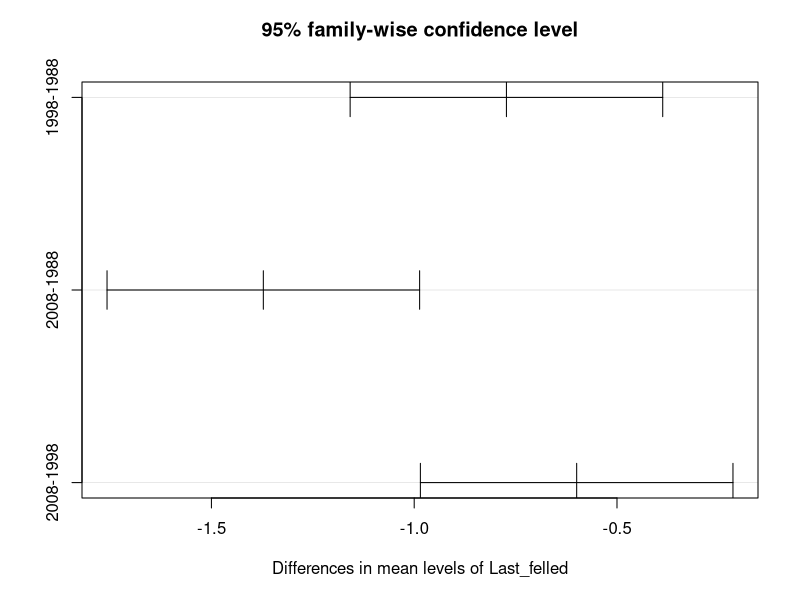
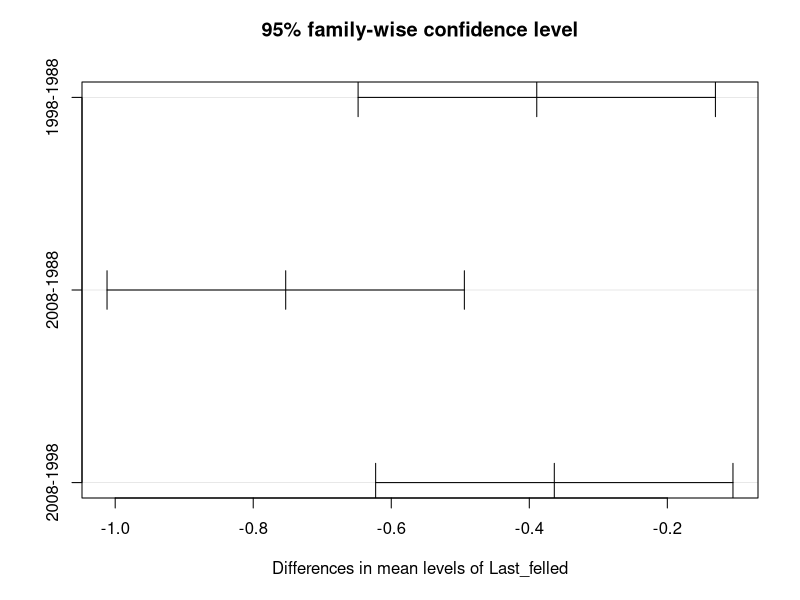
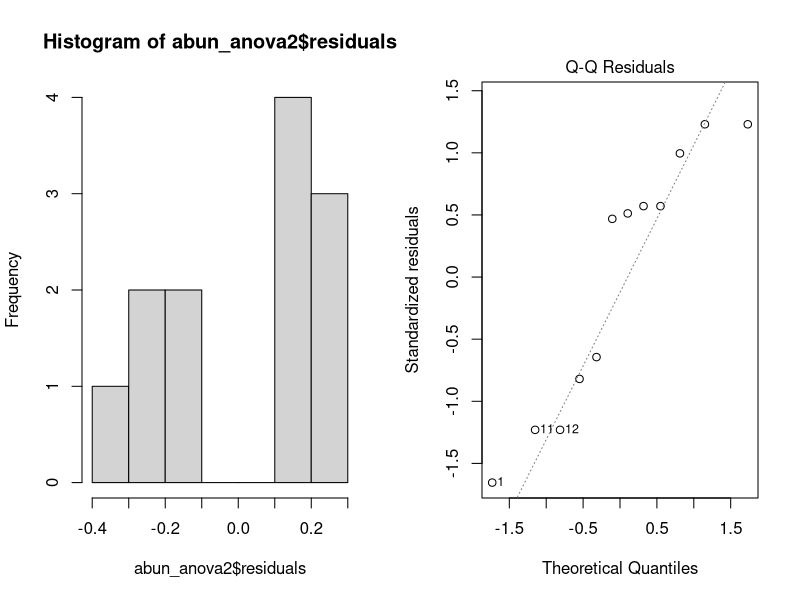
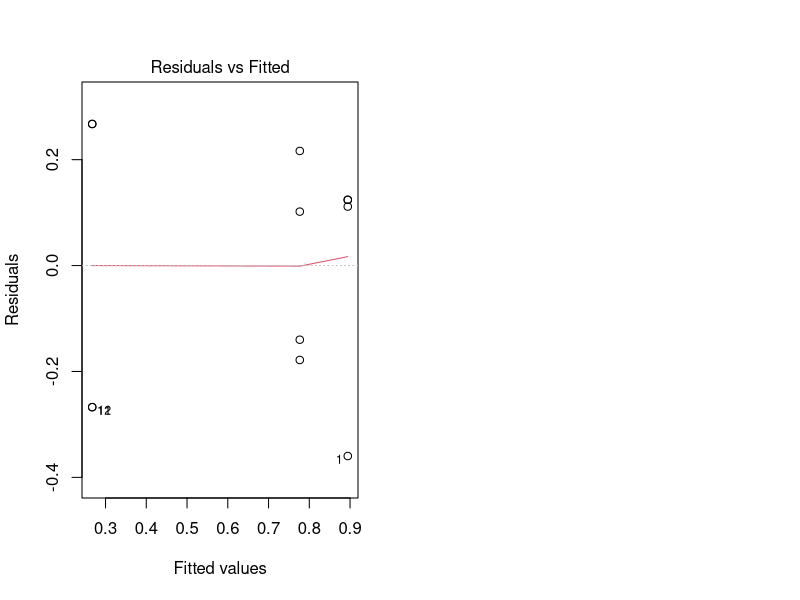

Reproduce these figures in R, in order. (Note: this script raises an error after producing the figures.)
#Laura Barraclough
#Started: 13/02/2022
#email: s1729795@ed.ac.uk

# This script aims to conduct an Analysis of Variance (ANOVA) test on hypothesis 1
# based on the script from Coding Club Tutorials and documents provided for Professional
# skills for ecologists.

# Workflow:
# 1. Load libraries and data frame
# 2. State research question and variables
# 3. State hypothesis
# 4. Data formatting
# 5. One-way ANOVA
#   (i) Mean Abundance
#   (ii) Margalef's index
#   (iii) Menhinick's index
#   (iv) Simpson's index
# 6. Check assumptions
# shapiro test


# 1. Load libraries and data frame ----
library(tidyverse)


setwd("C:/Users/lcbar/OneDrive/Documents/Dissertation_proj/undergrad_dissertation")
sum_data <- read.csv("sum_data_noants3.csv")

# 2. Research questions and variables ----
  # Research question: How do the different indices for richness
  # and evenness vary with felling year.

  # Response variable is the various richness indices
  # Explanatory variable

# 3. State hypothesis ----
  # All species richness and evenness indices will be significantly higher in 1988
  # than those in 2008. 

# 4. Data formatting ----
View(sum_data)
str(sum_data)
  #Last_felled needs to be a vector
sum_data$Last_felled <- as.factor(as.character(sum_data$Last_felled))


# 5. One-way ANOVA ----
#   (i)
abun_anova2 <- aov(Abun_per_area ~ Last_felled, data = sum_data)
summary(abun_anova2)
# this is count data so cannot be used for ANOVA. Divide by size of plot m^2

#   (ii)
marg_anova <- aov(Margalefs_RI ~ Last_felled, data = sum_data)
summary(marg_anova)
# Significant so will do a post hoc test (Tukey test)
plot(TukeyHSD(marg_anova)) #this hows that 1988 and 1998 are similar but there
# is a difference between 1988 and 2008.

#   (iii)
mehn_anova <- aov(Menhinicks_RI ~ Last_felled, data = sum_data)
summary(mehn_anova)
# Significant so will do a post hoc test (Tukey test)
plot(TukeyHSD(mehn_anova))

#   (iv)
simp_anova <- aov(Simpsons_EI ~ Last_felled, data = sum_data)
summary(simp_anova)

# 6. Check assumptions ----
  #Assumptions are: data are normally distributes, varainces are homogenous, and observations are independant
# (i) Abundance
# Checking for normality
par(mfrow = c(1,2))
hist(abun_anova2$residuals)
#residuals aren't quite normally distributed.
plot(abun_anova2, which = 2)

# Checking for homoscedasticity  (homogeneity of variances)
plot(abun_anova2, which = 1)
#data is homoscedastic

shapiro.test(sum_data2$Abun_per_area)
# W = 0.85031, p-value = 0.03704


# (ii) Margalefs
par(mfrow = c(1,2))
hist(marg_anova$residuals)
plot(marg_anova, which = 2)
#data is normally distributed but the points don't quite lie on the q-q plot line

# Checking for homoscedasticity  (homogeneity of variances)
plot(marg_anova, which = 1)
#data is homoscedastic

shapiro.test(sum_data2$Margalefs_RI)
#W = 0.87818, p-value = 0.08307

# (iii) Menhinicks
par(mfrow = c(1,2))
hist(mehn_anova$residuals)
plot(mehn_anova, which = 2)
#distribution looks slighlty skewed to the left but the qq plot looks good
# Checking for homoscedasticity  (homogeneity of variances)
plot(mehn_anova, which = 1)
#points may not be homoscedastic

shapiro.test(sum_data2$Menhinicks_RI)
#W = 0.95371, p-value = 0.6917

# (iv) Simpsons
par(mfrow = c(1,2))
hist(simp_anova$residuals)
plot(simp_anova, which = 2)
#distribution is skewed to the left but points lie on the qq
# Checking for homoscedasticity  (homogeneity of variances)
plot(simp_anova, which = 1)

shapiro.test(sum_data2$Simpsons_EI)
#W = 0.84643, p-value = 0.03318